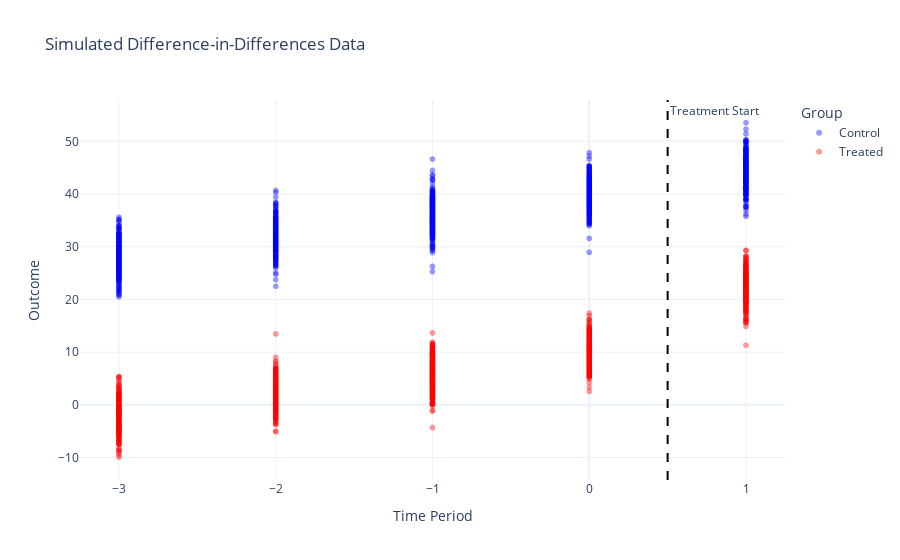

Notebook source saved alongside this figure:
### Code cell
test_df = simulate()
print(test_df.shape)

panel_plot(test_df)

### Figure 1 — Plotly figure (JSON) as saved in the notebook; plotly's stock layout.template omitted (floating-point values rounded to 4 significant figures; data arrays with more than 128 entries replaced by an {"elided": "..."} marker saying what was removed)
{"data": [{"hovertemplate": "Group=Control<br>Time Period=%{x}<br>Outcome=%{y}<extra></extra>", "legendgroup": "Control", "marker": {"color": "blue", "opacity": 0.4, "symbol": "circle"}, "mode": "markers", "name": "Control", "showlegend": true, "type": "scattergl", "x": {"elided": "1250 int values"}, "xaxis": "x", "y": {"elided": "1250 float values"}, "yaxis": "y"}, {"hovertemplate": "Group=Treated<br>Time Period=%{x}<br>Outcome=%{y}<extra></extra>", "legendgroup": "Treated", "marker": {"color": "red", "opacity": 0.4, "symbol": "circle"}, "mode": "markers", "name": "Treated", "showlegend": true, "type": "scattergl", "x": {"elided": "1250 int values"}, "xaxis": "x", "y": {"elided": "1250 float values"}, "yaxis": "y"}], "layout": {"annotations": [{"showarrow": false, "text": "Treatment Start", "x": 0.5, "xanchor": "left", "xref": "x", "y": 1, "yanchor": "top", "yref": "y domain"}], "legend": {"title": {"text": "Group"}, "tracegroupgap": 0}, "shapes": [{"line": {"color": "black", "dash": "dash"}, "type": "line", "x0": 0.5, "x1": 0.5, "xref": "x", "y0": 0, "y1": 1, "yref": "y domain"}], "title": {"text": "Simulated Difference-in-Differences Data"}, "xaxis": {"anchor": "y", "domain": [0, 1], "tickvals": [-3, -2, -1, 0, 1], "title": {"text": "Time Period"}}, "yaxis": {"anchor": "x", "domain": [0, 1], "title": {"text": "Outcome"}}}}
